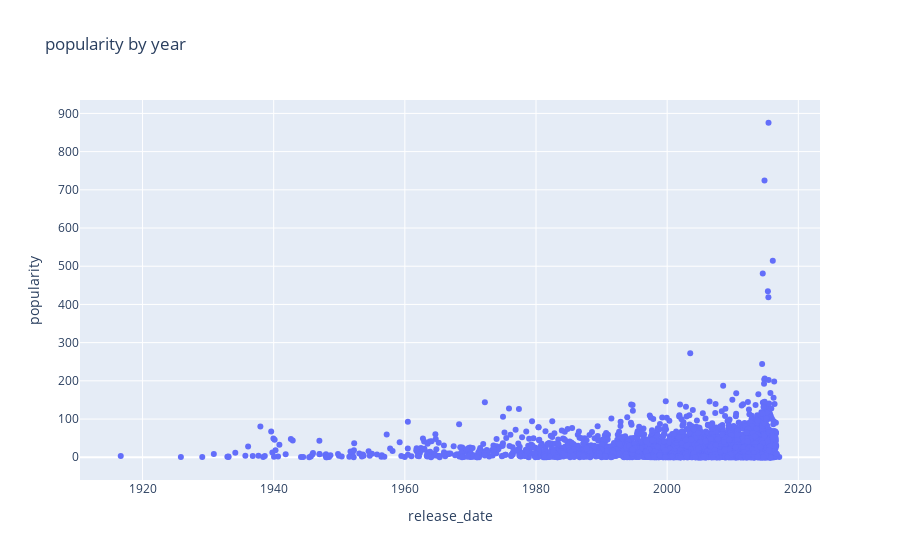

The code cell stored with this chart in its notebook:
### Code cell
trace0 = go.Scatter(
    x=df1.release_date,
    y=df1.popularity,
    mode = 'markers'
)

data = [trace0]
layout = {'title': 'popularity by year', 'yaxis': {'title': 'popularity'}, 
          'xaxis': {'title': 'release_date'}}

fig = go.Figure(data=data, layout=layout)

iplot(fig, show_link=False)

### Figure 1 — Plotly figure (JSON) as saved in the notebook; plotly's stock layout.template omitted (floating-point values rounded to 4 significant figures; data arrays with more than 128 entries replaced by an {"elided": "..."} marker saying what was removed)
{"data": [{"mode": "markers", "type": "scatter", "x": {"elided": "4505 str values"}, "y": {"elided": "4505 float values"}}], "layout": {"title": {"text": "popularity by year"}, "xaxis": {"title": {"text": "release_date"}}, "yaxis": {"title": {"text": "popularity"}}}}
